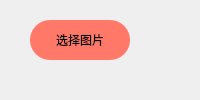
  <widget class="QDockWidget" name="dockWidget">
   <property name="sizePolicy">
    <sizepolicy hsizetype="Fixed" vsizetype="Fixed">
     <horstretch>0</horstretch>
     <verstretch>0</verstretch>
    </sizepolicy>
   </property>
   <property name="minimumSize">
    <size>
     <width>158</width>
     <height>36</height>
    </size>
   </property>
   <property name="floating">
    <bool>false</bool>
   </property>
   <property name="features">
    <set>QDockWidget::NoDockWidgetFeatures</set>
   </property>
   <property name="windowTitle">
    <string>工具箱</string>
   </property>
   <attribute name="dockWidgetArea">
    <number>1</number>
   </attribute>
   <widget class="QWidget" name="dockWidgetContents">
    <widget class="QPushButton" name="btn_choose_file">
     <property name="geometry">
      <rect>
       <x>30</x>
       <y>20</y>
       <width>100</width>
       <height>40</height>
      </rect>
     </property>
     <property name="sizePolicy">
      <sizepolicy hsizetype="Fixed" vsizetype="Fixed">
       <horstretch>0</horstretch>
       <verstretch>0</verstretch>
      </sizepolicy>
     </property>
     <property name="minimumSize">
      <size>
       <width>100</width>
       <height>40</height>
      </size>
     </property>
     <property name="styleSheet">
      <string notr="true">background-color: rgb(255, 120, 104);
border-radius:20px;</string>
     </property>
     <property name="text">
      <string>选择图片</string>
     </property>
    </widget>
    <widget class="QPushButton" name="btn_origin_image">
     <property name="geometry">
      <rect>
       <x>30</x>
       <y>120</y>
       <width>100</width>
       <height>40</height>
      </rect>
     </property>
     <property name="sizePolicy">
      <sizepolicy hsizetype="Fixed" vsizetype="Fixed">
       <horstretch>0</horstretch>
       <verstretch>0</verstretch>
      </sizepolicy>
     </property>
     <property name="minimumSize">
      <size>
       <width>100</width>
       <height>40</height>
      </size>
     </property>
     <property name="styleSheet">
      <string notr="true">background-color: rgb(255, 120, 104);
border-radius:20px;</string>
     </property>
     <property name="text">
      <string>显示原图</string>
     </property>
    </widget>
    <widget class="QPushButton" name="btn_gray_image">
     <property name="geometry">
      <rect>
       <x>30</x>
       <y>220</y>
       <width>100</width>
       <height>40</height>
      </rect>
     </property>
     <property name="sizePolicy">
      <sizepolicy hsizetype="Fixed" vsizetype="Fixed">
       <horstretch>0</horstretch>
       <verstretch>0</verstretch>
      </sizepolicy>
     </property>
     <property name="minimumSize">
      <size>
       <width>100</width>
       <height>40</height>
      </size>
     </property>
     <property name="styleSheet">
      <string notr="true">background-color: rgb(255, 120, 104);
border-radius:20px;</string>
     </property>
     <property name="text">
      <string>灰度化</string>
     </property>
    </widget>
    <widget class="QPushButton" name="btn_music">
     <property name="geometry">
      <rect>
       <x>40</x>
       <y>310</y>
       <width>80</width>
       <height>80</height>
      </rect>
     </property>
     <property name="sizePolicy">
      <sizepolicy hsizetype="Fixed" vsizetype="Fixed">
       <horstretch>0</horstretch>
       <verstretch>0</verstretch>
      </sizepolicy>
     </property>
     <property name="text">
      <string/>
     </property>
    </widget>
   </widget>
  </widget>
